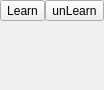
<?xml version="1.0" encoding="UTF-8"?>
<ui version="4.0">
 <class>VstPluginWindow</class>
 <widget class="QFrame" name="VstPluginWindow">
  <property name="geometry">
   <rect>
    <x>0</x>
    <y>0</y>
    <width>94</width>
    <height>90</height>
   </rect>
  </property>
  <property name="windowTitle">
   <string>Frame</string>
  </property>
  <property name="locale">
   <locale language="English" country="UnitedStates"/>
  </property>
  <property name="frameShape">
   <enum>QFrame::NoFrame</enum>
  </property>
  <property name="frameShadow">
   <enum>QFrame::Raised</enum>
  </property>
  <property name="lineWidth">
   <number>1</number>
  </property>
  <layout class="QVBoxLayout" name="verticalLayout">
   <property name="spacing">
    <number>0</number>
   </property>
   <property name="margin">
    <number>0</number>
   </property>
   <item>
    <layout class="QHBoxLayout" name="horizontalLayout">
     <property name="spacing">
      <number>0</number>
     </property>
     <item>
      <widget class="QToolButton" name="toolLearning">
       <property name="text">
        <string>Learn</string>
       </property>
       <property name="checkable">
        <bool>true</bool>
       </property>
      </widget>
     </item>
     <item>
      <widget class="QToolButton" name="toolUnLearning">
       <property name="text">
        <string>unLearn</string>
       </property>
       <property name="checkable">
        <bool>true</bool>
       </property>
      </widget>
     </item>
    </layout>
   </item>
   <item>
    <widget class="QScrollArea" name="scrollArea">
     <property name="frameShape">
      <enum>QFrame::NoFrame</enum>
     </property>
     <property name="verticalScrollBarPolicy">
      <enum>Qt::ScrollBarAlwaysOff</enum>
     </property>
     <property name="horizontalScrollBarPolicy">
      <enum>Qt::ScrollBarAlwaysOff</enum>
     </property>
     <property name="widgetResizable">
      <bool>true</bool>
     </property>
     <widget class="QWidget" name="scrollAreaWidgetContents">
      <property name="geometry">
       <rect>
        <x>0</x>
        <y>0</y>
        <width>94</width>
        <height>69</height>
       </rect>
      </property>
      <layout class="QGridLayout" name="gridLayout_2">
       <property name="margin">
        <number>0</number>
       </property>
       <property name="spacing">
        <number>0</number>
       </property>
      </layout>
     </widget>
    </widget>
   </item>
  </layout>
 </widget>
 <resources/>
 <connections/>
</ui>
